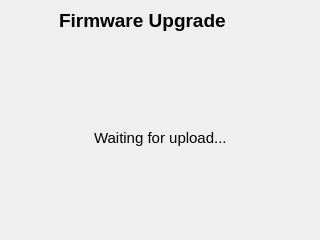
<ui version="4.0" >
 <class>FirmwareUpgrade</class>
 <widget class="QDialog" name="FirmwareUpgrade" >
  <property name="geometry" >
   <rect>
    <x>0</x>
    <y>0</y>
    <width>320</width>
    <height>240</height>
   </rect>
  </property>
  <property name="minimumSize" >
   <size>
    <width>320</width>
    <height>240</height>
   </size>
  </property>
  <property name="maximumSize" >
   <size>
    <width>320</width>
    <height>240</height>
   </size>
  </property>
  <property name="windowTitle" >
   <string>Firmware Upgrade</string>
  </property>
  <layout class="QVBoxLayout" name="verticalLayout" >
   <property name="margin" >
    <number>5</number>
   </property>
   <item>
    <layout class="QHBoxLayout" name="horizontalLayout_3" >
     <item>
      <spacer name="horizontalSpacer_4" >
       <property name="orientation" >
        <enum>Qt::Horizontal</enum>
       </property>
       <property name="sizeHint" stdset="0" >
        <size>
         <width>40</width>
         <height>20</height>
        </size>
       </property>
      </spacer>
     </item>
     <item>
      <widget class="QLabel" name="label" >
       <property name="font" >
        <font>
         <pointsize>14</pointsize>
         <weight>75</weight>
         <bold>true</bold>
        </font>
       </property>
       <property name="text" >
        <string>Firmware Upgrade</string>
       </property>
      </widget>
     </item>
     <item>
      <spacer name="horizontalSpacer_5" >
       <property name="orientation" >
        <enum>Qt::Horizontal</enum>
       </property>
       <property name="sizeHint" stdset="0" >
        <size>
         <width>40</width>
         <height>20</height>
        </size>
       </property>
      </spacer>
     </item>
     <item>
      <widget class="QPushButton" name="pushButton" >
       <property name="minimumSize" >
        <size>
         <width>30</width>
         <height>30</height>
        </size>
       </property>
       <property name="maximumSize" >
        <size>
         <width>30</width>
         <height>30</height>
        </size>
       </property>
       <property name="text" >
        <string/>
       </property>
       <property name="icon" >
        <iconset resource="icons/icons.qrc" >
         <normaloff>:/actions/Crystal_Clear_action_button_cancel.png</normaloff>:/actions/Crystal_Clear_action_button_cancel.png</iconset>
       </property>
       <property name="iconSize" >
        <size>
         <width>30</width>
         <height>30</height>
        </size>
       </property>
       <property name="flat" >
        <bool>true</bool>
       </property>
      </widget>
     </item>
    </layout>
   </item>
   <item>
    <spacer name="verticalSpacer_2" >
     <property name="orientation" >
      <enum>Qt::Vertical</enum>
     </property>
     <property name="sizeHint" stdset="0" >
      <size>
       <width>20</width>
       <height>55</height>
      </size>
     </property>
    </spacer>
   </item>
   <item>
    <layout class="QHBoxLayout" name="horizontalLayout_2" >
     <item>
      <spacer name="horizontalSpacer_2" >
       <property name="orientation" >
        <enum>Qt::Horizontal</enum>
       </property>
       <property name="sizeHint" stdset="0" >
        <size>
         <width>40</width>
         <height>20</height>
        </size>
       </property>
      </spacer>
     </item>
     <item>
      <widget class="QLabel" name="label_2" >
       <property name="font" >
        <font>
         <pointsize>11</pointsize>
         <weight>50</weight>
         <bold>false</bold>
        </font>
       </property>
       <property name="text" >
        <string>Waiting for upload...</string>
       </property>
      </widget>
     </item>
     <item>
      <spacer name="horizontalSpacer_3" >
       <property name="orientation" >
        <enum>Qt::Horizontal</enum>
       </property>
       <property name="sizeHint" stdset="0" >
        <size>
         <width>40</width>
         <height>20</height>
        </size>
       </property>
      </spacer>
     </item>
    </layout>
   </item>
   <item>
    <spacer name="verticalSpacer" >
     <property name="orientation" >
      <enum>Qt::Vertical</enum>
     </property>
     <property name="sizeHint" stdset="0" >
      <size>
       <width>20</width>
       <height>54</height>
      </size>
     </property>
    </spacer>
   </item>
  </layout>
 </widget>
 <resources>
  <include location="icons/icons.qrc" />
 </resources>
 <connections/>
</ui>
